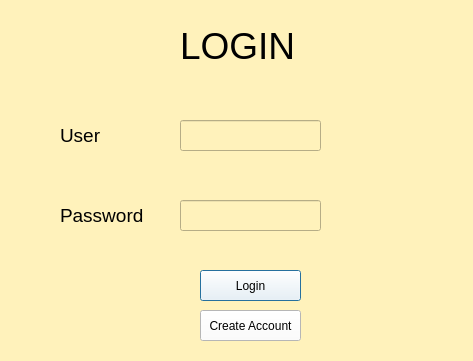
<?xml version="1.0" encoding="UTF-8"?>
<ui version="4.0">
 <class>Dialog</class>
 <widget class="QDialog" name="Dialog">
  <property name="geometry">
   <rect>
    <x>0</x>
    <y>0</y>
    <width>473</width>
    <height>361</height>
   </rect>
  </property>
  <property name="windowTitle">
   <string>Dialog</string>
  </property>
  <property name="styleSheet">
   <string notr="true">background-color: rgb(255, 242, 187);</string>
  </property>
  <widget class="QLabel" name="label">
   <property name="geometry">
    <rect>
     <x>180</x>
     <y>10</y>
     <width>141</width>
     <height>71</height>
    </rect>
   </property>
   <property name="styleSheet">
    <string notr="true">color: rgb(0, 0, 0);
font-size:28pt

</string>
   </property>
   <property name="text">
    <string>LOGIN</string>
   </property>
  </widget>
  <widget class="QLabel" name="label_2">
   <property name="geometry">
    <rect>
     <x>60</x>
     <y>120</y>
     <width>51</width>
     <height>31</height>
    </rect>
   </property>
   <property name="styleSheet">
    <string notr="true">color: rgb(0, 0, 0);
font-size:14pt</string>
   </property>
   <property name="text">
    <string>User</string>
   </property>
  </widget>
  <widget class="QLabel" name="label_3">
   <property name="geometry">
    <rect>
     <x>60</x>
     <y>200</y>
     <width>111</width>
     <height>31</height>
    </rect>
   </property>
   <property name="styleSheet">
    <string notr="true">color: rgb(0, 0, 0);
font-size:14pt</string>
   </property>
   <property name="text">
    <string>Password</string>
   </property>
  </widget>
  <widget class="QLineEdit" name="user">
   <property name="geometry">
    <rect>
     <x>180</x>
     <y>120</y>
     <width>141</width>
     <height>31</height>
    </rect>
   </property>
   <property name="styleSheet">
    <string notr="true">font-size: 14pt
</string>
   </property>
   <property name="text">
    <string/>
   </property>
  </widget>
  <widget class="QLineEdit" name="password">
   <property name="geometry">
    <rect>
     <x>180</x>
     <y>200</y>
     <width>141</width>
     <height>31</height>
    </rect>
   </property>
   <property name="styleSheet">
    <string notr="true">font-size:149t</string>
   </property>
  </widget>
  <widget class="QPushButton" name="loginbutton">
   <property name="geometry">
    <rect>
     <x>200</x>
     <y>270</y>
     <width>101</width>
     <height>31</height>
    </rect>
   </property>
   <property name="styleSheet">
    <string notr="true">font-size:14t;
background-color: rgb(255, 255, 255);</string>
   </property>
   <property name="text">
    <string>Login</string>
   </property>
  </widget>
  <widget class="QPushButton" name="createaccbutton">
   <property name="geometry">
    <rect>
     <x>200</x>
     <y>310</y>
     <width>101</width>
     <height>31</height>
    </rect>
   </property>
   <property name="styleSheet">
    <string notr="true">font-size:14t;
background-color: rgb(255, 255, 255);</string>
   </property>
   <property name="text">
    <string>Create Account</string>
   </property>
  </widget>
 </widget>
 <resources/>
 <connections/>
</ui>
